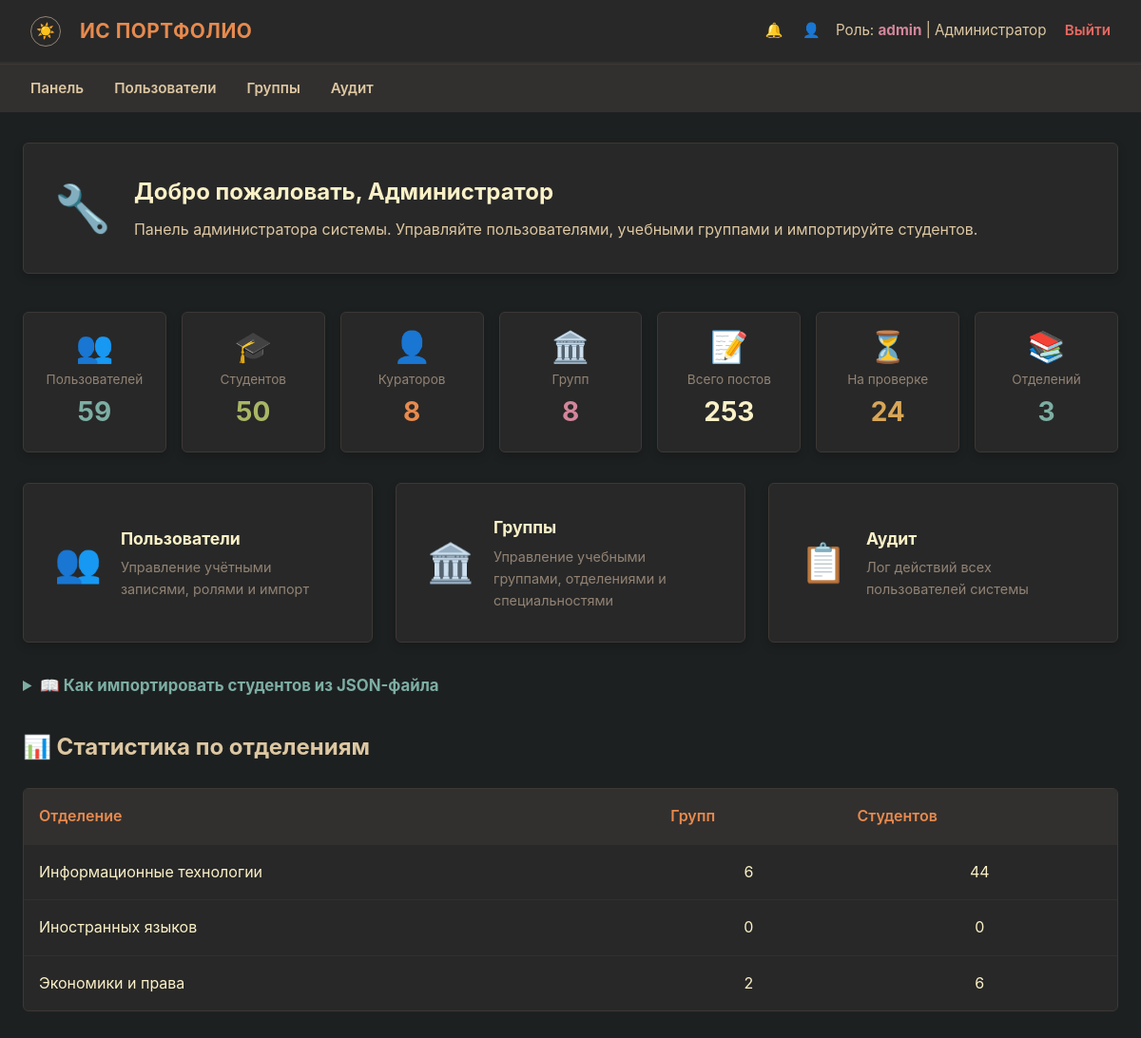
Screenshot of /admin/dashboard (signed in) with the database file from the repository.
### models.py (models this page shows, shortened)
class User(Base):
    __tablename__ = 'users'
    id:          Mapped[int]       = mapped_column(Integer, primary_key=True)
    username:    Mapped[str]       = mapped_column(String(50), unique=True, nullable=False)
    password_hash: Mapped[str]     = mapped_column(String(256), nullable=False)
    role:        Mapped[str]       = mapped_column(String(20), nullable=False)
    last_name:   Mapped[Optional[str]] = mapped_column(String(50), nullable=True)
    first_name:  Mapped[Optional[str]] = mapped_column(String(50), nullable=True)
    patronymic:  Mapped[Optional[str]] = mapped_column(String(50), nullable=True)
    group_name:  Mapped[Optional[str]] = mapped_column(String(20), nullable=True)
    group_id:    Mapped[Optional[int]] = mapped_column(Integer, ForeignKey('groups.id'), nullable=True)
    events        = relationship('Event', back_populates='student', lazy=True, cascade='all, delete-orphan')
    notifications = relationship('Notification', back_populates='user', lazy=True, cascade='all, delete-orphan')
    curated_groups = relationship('Group', foreign_keys='Group.curator_id', back_populates='curator', lazy='select')

class Department(Base):
    __tablename__ = 'departments'
    id:         Mapped[int] = mapped_column(Integer, primary_key=True)
    name:       Mapped[str] = mapped_column(String(100), unique=True, nullable=False)
    created_at: Mapped[datetime] = mapped_column(DateTime, default=_utcnow)
    specialties = relationship('Specialty', back_populates='department_rel', lazy=True)

### routes/admin.py (the view)
@router.get('/admin/dashboard')
async def admin_dashboard(request: Request, user: User = Depends(require_admin),
                           db: Session = Depends(get_db)):
    now = now_utc()
    month_ago = now - timedelta(days=30)
    stats = {
        'users_count': db.query(User).count(),
        'students_count': db.query(User).filter(User.role == 'student').count(),
        'curators_count': db.query(User).filter(User.role == 'curator').count(),
        'groups_count': db.query(Group).count(),
        'events_total': db.query(Event).count(),
        'events_pending': db.query(Event).filter(Event.status == 'pending').count(),
        'events_approved': db.query(Event).filter(Event.status == 'approved').count(),
        'events_rejected': db.query(Event).filter(Event.status == 'rejected').count(),
        'events_month': db.query(Event).filter(Event.created_at >= month_ago).count(),
        'dept_count': db.query(Department).count(),
        'specialty_count': db.query(Specialty).count(),
    }
    dept_stats = []
    for d in db.query(Department).all():
        spec_ids = [s.id for s in d.specialties]
        grps = db.query(Group).filter(Group.specialty_id.in_(spec_ids)).all()
        grp_ids = [g.id for g in grps]
        stu_count = db.query(User).filter(
            User.role == 'student', User.group_id.in_(grp_ids)
        ).count() if grp_ids else 0
        dept_stats.append({'name': d.name, 'groups': len(grps), 'students': stu_count})
    return render(request, 'admin.html', stats=stats, dept_stats=dept_stats)

### templates/admin.html (shortened to what this page needs)
{% extends 'base.html' %}
{% block content %}
<div class="form-card" style="margin-bottom: 2.5rem;">
    <div class="flex-row">
        <div class="welcome-icon">🔧</div>
        <div>
            <h2 class="welcome-title">Добро пожаловать, {% if current_user.last_name or current_user.first_name %}{{ current_user.last_name or '' }} {{ current_user.first_name or '' }} {{ current_user.patronymic or '' }}{% else %}{{ current_user.username }}{% endif %}</h2>
            <p class="welcome-text">
                Панель администратора системы. Управляйте пользователями, учебными группами
                и импортируйте студентов.
            </p>
        </div>
    </div>
</div>
{% if stats %}
<div class="stat-grid">
    <div class="form-card stat-card">
        <div class="stat-icon">👥</div>
        <div class="stat-label">Пользователей</div>
        <div class="stat-value c-blue">{{ stats.users_count }}</div>
    </div>
    <div class="form-card stat-card">
        <div class="stat-icon">🎓</div>
        <div class="stat-label">Студентов</div>
        <div class="stat-value c-green">{{ stats.students_count }}</div>
    </div>
    <div class="form-card stat-card">
        <div class="stat-icon">👤</div>
        <div class="stat-label">Кураторов</div>
        <div class="stat-value c-orange">{{ stats.curators_count }}</div>
    </div>
    <div class="form-card stat-card">
        <div class="stat-icon">🏛️</div>
        <div class="stat-label">Групп</div>
        <div class="stat-value c-purple">{{ stats.groups_count }}</div>
    </div>
    <div class="form-card stat-card">
        <div class="stat-icon">📝</div>
        <div class="stat-label">Всего постов</div>
        <div class="stat-value" style="color: var(--fg0);">{{ stats.events_total }}</div>
    </div>
    <div class="form-card stat-card">
        <div class="stat-icon">⏳</div>
        <div class="stat-label">На проверке</div>
        <div class="stat-value c-yellow">{{ stats.events_pending }}</div>
    </div>
    <div class="form-card stat-card">
        <div class="stat-icon">📚</div>
        <div class="stat-label">Отделений</div>
        <div class="stat-value c-blue">{{ stats.dept_count }}</div>
    </div>
</div>
{% endif %}
<div class="action-grid">
    <a href="{{ url_for('admin_users') }}" class="form-card action-card">
        <div class="action-icon">👥</div>
        <div>
            <h3>Пользователи</h3>
            <p>Управление учётными записями, ролями и импорт</p>
        </div>
    </a>
    <a href="{{ url_for('admin_groups') }}" class="form-card action-card">
        <div class="action-icon">🏛️</div>
        <div>
            <h3>Группы</h3>
            <p>Управление учебными группами, отделениями и специальностями</p>
        </div>
    </a>
    <a href="{{ url_for('admin_audit') }}" class="form-card action-card">
        <div class="action-icon">📋</div>
        <div>
            <h3>Аудит</h3>
            <p>Лог действий всех пользователей системы</p>
        </div>
    </a>
</div>
<details style="margin-bottom: 2rem;">
    <summary style="color: var(--blue); font-weight: bold; cursor: pointer; font-size: 1.05rem;">
        📖 Как импортировать студентов из JSON-файла
    </summary>
</details>
{% if dept_stats %}
<h2 style="margin-bottom: 1rem; margin-top: 2rem; color: var(--fg1);">📊 Статистика по отделениям</h2>
<div class="table-responsive">
    <table>
        <thead>
            <tr>
                <th>Отделение</th>
                <th>Групп</th>
                <th>Студентов</th>
            </tr>
        </thead>
        <tbody>
            {% for d in dept_stats %}
            <tr>
                <td>{{ d.name }}</td>
                <td style="text-align: center;">{{ d.groups }}</td>
                <td style="text-align: center;">{{ d.students }}</td>
            </tr>
            {% endfor %}
        </tbody>
    </table>
</div>
{% endif %}
{% endblock %}

### templates/base.html (shortened to what this page needs)
<!DOCTYPE html>
<html lang="ru">
<head>
    <link rel="stylesheet" href="/static/css/style.css">
</head>
<body
    data-csrf-token="{{ csrf_token }}"
    data-user-authenticated="{{ 'true' if current_user else 'false' }}"
>
    {% if current_user %}
    <nav class="navbar">
        <div class="navbar-brand">
            <button class="theme-toggle" id="themeToggle" title="Сменить тему">☀️</button>
            ИС Портфолио
        </div>
        <div class="navbar-user">
            <a href="/notifications" style="color: var(--fg1); text-decoration: none; margin-right: 1rem; position: relative;">
                🔔
            </a>
            <a href="/profile" style="color: var(--fg1); text-decoration: none; margin-right: 0.75rem;">👤</a>
            Роль: <strong>{{ current_user.role }}</strong> |
            {% if current_user.last_name or current_user.first_name %}
            {{ current_user.last_name or '' }} {{ current_user.first_name or '' }} {{ current_user.patronymic or '' }}
            {% else %}
            {{ current_user.username }}
            {% endif %}
            <a href="/logout" class="logout-link">Выйти</a>
        </div>
    </nav>
    <nav class="role-nav">
        <ul>
            {% if current_user.role == 'admin' %}
            <li><a href="/admin/dashboard">Панель</a></li>
            <li><a href="/admin/users">Пользователи</a></li>
            <li><a href="/admin/groups">Группы</a></li>
            <li><a href="/admin/audit">Аудит</a></li>
            {% elif current_user.role == 'student' %}
            <li><a href="/student/dashboard">Моя панель</a></li>
            <li><a href="/student/create">Создать пост</a></li>
            <li><a href="/student/history">История</a></li>
            <li><a href="/rating">Рейтинг</a></li>
            {% elif current_user.role == 'curator' %}
            <li><a href="/curator/dashboard">Панель куратора</a></li>
            <li><a href="/curator/pending">Заявки</a></li>
            <li><a href="/curator/resolved">Журнал</a></li>
            <li><a href="/rating">Рейтинг</a></li>
            {% endif %}
        </ul>
    </nav>
    {% endif %}
    <div class="container">
        {% block content %}{% endblock %}
    </div>
</body>
</html>

### static/css/style.css (style rules this page uses)
:root { --bg0: #1d2021; --bg1: #282828; --bg2: #32302f; --bg3: #3c3836; --fg0: #fbf1c7; --fg1: #ddc7a1; --red: #ea6962; --green: #a9b665; --yellow: #d8a657; --blue: #7daea3; --orange: #e78a4e; --purple: #d3869b; --gray: #928374; }
* { box-sizing: border-box; margin: 0; padding: 0; }
body { background-color: var(--bg0); color: var(--fg0); font-family: -apple-system, BlinkMacSystemFont, "Segoe UI", Roboto, Helvetica, Arial, sans-serif; font-size: 16px; line-height: 1.6; padding-bottom: 3rem; }
.navbar { background-color: var(--bg1); padding: 1rem 2rem; display: flex; justify-content: space-between; align-items: center; border-bottom: 2px solid var(--bg2); box-shadow: 0 4px 6px rgba(0, 0, 0, 0.3); }
.navbar-brand { display: flex; align-items: center; gap: 0.5rem; font-weight: 700; color: var(--orange); font-size: 1.3rem; letter-spacing: 0.5px; text-transform: uppercase; }
.navbar-user { color: var(--fg1); font-size: 0.95rem; }
.navbar-user strong { color: var(--purple); }
.logout-link { color: var(--red); text-decoration: none; margin-left: 15px; font-weight: 600; border-bottom: 1px dashed transparent; transition: border-color 0.2s ease; }
.role-nav { background-color: var(--bg2); padding: 0.75rem 2rem; border-top: 1px solid var(--bg3); }
.role-nav ul { list-style: none; display: flex; gap: 2rem; margin: 0; }
.role-nav li { display: inline; }
.role-nav a { color: var(--fg1); text-decoration: none; font-weight: 600; font-size: 0.95rem; padding: 0.5rem 0; border-bottom: 2px solid transparent; transition: border-color 0.2s ease, color 0.2s ease; }
.container { max-width: 1200px; margin: 2rem auto; padding: 0 1.5rem; }
.form-card { background-color: var(--bg1); border: 1px solid var(--bg3); border-radius: 6px; padding: 2rem; margin-bottom: 2rem; box-shadow: 0 4px 10px rgba(0, 0, 0, 0.2); }
.table-responsive { width: 100%; overflow-x: auto; background-color: var(--bg1); border: 1px solid var(--bg3); border-radius: 6px; margin-top: 1.5rem; }
table { width: 100%; border-collapse: collapse; text-align: left; }
th, td { padding: 1rem; border-bottom: 1px solid var(--bg2); }
th { background-color: var(--bg2); color: var(--orange); font-weight: 600; }
tr:last-child td { border-bottom: none; }
.theme-toggle { background: none; border: 1px solid var(--gray); border-radius: 50%; width: 32px; height: 32px; display: inline-flex; align-items: center; justify-content: center; cursor: pointer; font-size: 1rem; line-height: 1; color: var(--fg1); margin-right: 0.75rem; vertical-align: middle; }
.flex-row { display: flex; align-items: center; gap: 1.5rem; flex-wrap: wrap; }
.stat-grid { display: grid; grid-template-columns: repeat(auto-fit, minmax(140px, 1fr)); gap: 1rem; margin-bottom: 2rem; }
.action-grid { display: grid; grid-template-columns: repeat(auto-fit, minmax(260px, 1fr)); gap: 1.5rem; margin-bottom: 2rem; }
.stat-card { margin: 0; text-align: center; padding: 1.25rem; }
.stat-card .stat-icon { font-size: 2rem; line-height: 1; }
.stat-card .stat-label { color: var(--gray); font-size: 0.85rem; margin-top: 0.5rem; }
.stat-card .stat-value { font-size: 1.75rem; font-weight: bold; }
.stat-value.c-green { color: var(--green); }
.stat-value.c-yellow { color: var(--yellow); }
.stat-value.c-orange { color: var(--orange); }
.stat-value.c-purple { color: var(--purple); }
.stat-value.c-blue { color: var(--blue); }
.welcome-icon { font-size: 3rem; line-height: 1; }
.welcome-title { color: var(--fg0); margin: 0 0 0.5rem 0; }
.welcome-text { color: var(--fg1); margin: 0; }
.action-card { margin: 0; display: flex; align-items: center; gap: 1.25rem; text-decoration: none; transition: transform 0.15s ease; cursor: pointer; }
.action-card .action-icon { font-size: 2.5rem; line-height: 1; }
.action-card h3 { color: var(--fg0); margin: 0 0 0.25rem 0; font-size: 1.1rem; }
.action-card p { color: var(--gray); margin: 0; font-size: 0.9rem; }

### rows the page displays
User: role "admin", last_name "Администратор"
Department: name "Информационные технологии", groups "6", students "44"
Department: name "Иностранных языков", groups "0", students "0"
Department: name "Экономики и права", groups "2", students "6"

### other values shown
{{ stats.users_count }} "59"
{{ stats.students_count }} "50"
{{ stats.curators_count }} "8"
{{ stats.groups_count }} "8"
{{ stats.events_total }} "253"
{{ stats.events_pending }} "24"
{{ stats.dept_count }} "3"
